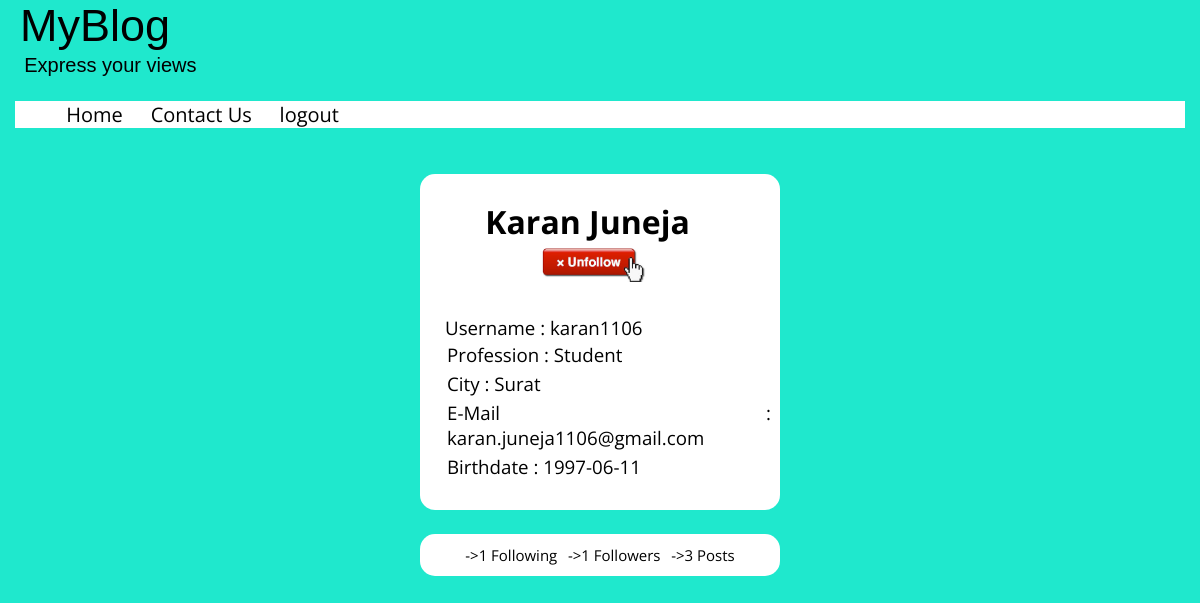
Page /loadProfile.php?userID=karan1106 (signed in) on the committed database.
### tables this page shows
CREATE TABLE `users` (
  `userID` varchar(25) NOT NULL,
  `password` varchar(20) NOT NULL,
  `name` varchar(25) NOT NULL,
  `mail` varchar(30) NOT NULL,
  `birthdate` date DEFAULT NULL,
  `profession` varchar(15) NOT NULL,
  `city` varchar(20) NOT NULL,
  `type` char(1) NOT NULL DEFAULT 'B',
  `canWrite` int(11) NOT NULL DEFAULT '0',
  `verified` int(11) NOT NULL DEFAULT '0'
);

### loadProfile.php (the view, shortened to what this page needs)
<!DOCTYPE html>
<html>
<head>
	<link rel="stylesheet" type="text/css" href="style.css">
</head>
<body>
	<div class="header"><h2 title="Welcome to MyBlog">MyBlog</h2>
			<p style="font-size: 20px;">&nbsp;&nbsp;&nbsp;&nbsp;Express your views</p>
	</div>
	<br>
	<div class = "menu">
		<ul>
  		<li><a href="index.php">Home</a></li>
 	    <li><a href="contactUs.php">Contact Us</a></li>
 		<?php
 			if(isset($_SESSION['logged']))
 				echo "<li><a href='logout.php'>logout</a></li>";
 			else
 				echo "<li><a href='login.php?count=0'>Login</a></li>";
 		?>
		</ul>
	</div>
	<br>
	<?php
		if(isset($_GET['userID'])){
			$user = $_GET['userID'];
			$servername = "localhost";
			$username = "root";
			$password = "";
			$dbname = "blog";
			$conn = new mysqli($servername, $username, $password,$dbname);
			$sql = "select * from users where userID like '".$user."';";
			$res = $conn->query($sql);
			if($res->num_rows>0){
				$row = $res->fetch_assoc();
				echo "<div class = 'profile'><h1>".$row['name'];
				if(isset($_SESSION['logged']) && $_SESSION['logged']!=$user){
					$sql = "select count(*) as num from follows where userID like '".$_SESSION['logged']."'and following like '".$user."';";
					$r = $conn->query($sql)->fetch_assoc()['num'];
					if($r==1)
						echo "<span style = 'margin:25px;'><a href = 'network.php?src=0&userID=".$user."'><br><img src = 'unfollow.jpg' height 100px width = 150px alt = 'remove from network'/></a></span></h1>";
					else
					echo "<span style = 'margin:25px;'><a href = 'network.php?src=1&userID=".$user."'><br><img src = 'follow.jpg' height 75px width = 100px alt = 'add to network'/></a></span></h1>";
				}
				echo "<h3>Username : ".$row['userID']."<p>Profession : ".$row['profession']."<p>City : ".$row['city']."<p>E-Mail : ".$row['mail']."<p> Birthdate : ".$row['birthdate']."</h3>";
				echo "<h4><a href = 'allBlogs.php?userID=".$user."'>View All Blogposts</a></h4></div>";
				echo "<div class='profile'><ul>";
				$sql = "SELECT count(*) as num from follows where userID like'".$user."';";
				$count = $conn->query($sql)->fetch_assoc()['num'];
				echo "<li>->".$count." Following </li>";
				$sql = "SELECT count(*) as num from follows where Following like'".$user."';";
				$count = $conn->query($sql)->fetch_assoc()['num'];
				echo "<li>->".$count." Followers </li>";
				$sql = "SELECT count(*) as num from blogpost where blogger like'".$user."' and status = 1;";
				$count = $conn->query($sql)->fetch_assoc()['num'];
				echo "<li>->".$count." Posts </li></ul>";
			}
			else{
				header("location:error.php");
				exit();
			}
		}
		else
		{
			header("location:error.php");
			exit();
		}
	?>
</body>
</html>

### style.css (style rules this page uses)
body { margin: 0px; background-color: #1FE8CD; font-family: 'Open Sans', sans-serif; }
.header { background-color: #1FE8CD; color: black; font-size: 30px; margin-bottom: 0px; font-family: 'PT Sans', sans-serif; }
.menu ul { font-size: 20px; list-style-type: none; margin: 0px 15px 0px 15px; background-color: white; }
.menu li { display: inline; padding-right: 1%; padding-left: 1%; padding-top: 0px; padding-bottom: 0px; font-size: 20px; }
.menu { margin: 0; }
.menu a { text-decoration: none; color: black; }
.post h1, h4, h5, h2 { padding-left: 20px; padding-right: 10px; margin: 0px; }
.post h4, h5, h2 { font-weight: normal; }
p { margin: 0; padding: 2px; }
.comment h4, h3, h6 { font-weight: normal; margin: 0px; padding: 2px; padding-left: 20px; }
.profile { background-color: white; border: 2px; border-radius: 15px; border-color: #DEDEDE; margin: 2% 35%; padding: 5px; text-align: justify; color: black; }
.profile ul { text-align: center; }
.profile h1 { text-align: center; }
.profile a { text-decoration: none; color: white; }
.profile li { display: inline; padding-right: 1%; padding-left: 1%; font-size: 15px; }
.profile ul { list-style-type: none; margin: 0; padding: 0; padding: 5px; }

### rows in the picture
users: name "Karan Juneja", userID "karan1106", profession "Student", city "Surat", mail "karan.juneja1106@gmail.com", birthdate "1997-06-11"

### other values in the picture
$count "1"
$count "3"
